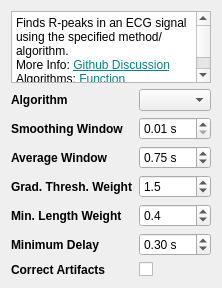
              <widget class="QWidget" name="page_peak_neurokit2">
               <layout class="QFormLayout" name="formLayout_6">
                <property name="rowWrapPolicy">
                 <enum>QFormLayout::WrapLongRows</enum>
                </property>
                <item row="1" column="0">
                 <widget class="QLabel" name="algorithmLabel">
                  <property name="font">
                   <font>
                    <bold>true</bold>
                   </font>
                  </property>
                  <property name="text">
                   <string>Algorithm</string>
                  </property>
                 </widget>
                </item>
                <item row="1" column="1">
                 <widget class="ComboBox" name="peak_neurokit2_algorithm_used"/>
                </item>
                <item row="2" column="0">
                 <widget class="QLabel" name="smoothingWindowLabel">
                  <property name="font">
                   <font>
                    <bold>true</bold>
                   </font>
                  </property>
                  <property name="text">
                   <string>Smoothing Window</string>
                  </property>
                 </widget>
                </item>
                <item row="2" column="1">
                 <widget class="QDoubleSpinBox" name="peak_neurokit2_smoothwindow">
                  <property name="suffix">
                   <string> s</string>
                  </property>
                  <property name="minimum">
                   <double>0.010000000000000</double>
                  </property>
                  <property name="maximum">
                   <double>10.000000000000000</double>
                  </property>
                  <property name="singleStep">
                   <double>0.010000000000000</double>
                  </property>
                 </widget>
                </item>
                <item row="3" column="0">
                 <widget class="QLabel" name="label_27">
                  <property name="font">
                   <font>
                    <bold>true</bold>
                   </font>
                  </property>
                  <property name="text">
                   <string>Average Window</string>
                  </property>
                 </widget>
                </item>
                <item row="3" column="1">
                 <widget class="QDoubleSpinBox" name="peak_neurokit2_avgwindow">
                  <property name="suffix">
                   <string> s</string>
                  </property>
                  <property name="decimals">
                   <number>2</number>
                  </property>
                  <property name="minimum">
                   <double>0.010000000000000</double>
                  </property>
                  <property name="maximum">
                   <double>10.000000000000000</double>
                  </property>
                  <property name="singleStep">
                   <double>0.010000000000000</double>
                  </property>
                  <property name="value">
                   <double>0.750000000000000</double>
                  </property>
                 </widget>
                </item>
                <item row="4" column="0">
                 <widget class="QLabel" name="label_28">
                  <property name="font">
                   <font>
                    <bold>true</bold>
                   </font>
                  </property>
                  <property name="text">
                   <string>Grad. Thresh. Weight</string>
                  </property>
                 </widget>
                </item>
                <item row="4" column="1">
                 <widget class="QDoubleSpinBox" name="peak_neurokit2_gradthreshweight">
                  <property name="decimals">
                   <number>1</number>
                  </property>
                  <property name="minimum">
                   <double>0.100000000000000</double>
                  </property>
                  <property name="maximum">
                   <double>10.000000000000000</double>
                  </property>
                  <property name="singleStep">
                   <double>0.100000000000000</double>
                  </property>
                  <property name="value">
                   <double>1.500000000000000</double>
                  </property>
                 </widget>
                </item>
                <item row="5" column="0">
                 <widget class="QLabel" name="label_29">
                  <property name="font">
                   <font>
                    <bold>true</bold>
                   </font>
                  </property>
                  <property name="text">
                   <string>Min. Length Weight</string>
                  </property>
                 </widget>
                </item>
                <item row="5" column="1">
                 <widget class="QDoubleSpinBox" name="peak_neurokit2_minlenweight">
                  <property name="decimals">
                   <number>1</number>
                  </property>
                  <property name="minimum">
                   <double>0.100000000000000</double>
                  </property>
                  <property name="maximum">
                   <double>10.000000000000000</double>
                  </property>
                  <property name="singleStep">
                   <double>0.100000000000000</double>
                  </property>
                  <property name="value">
                   <double>0.400000000000000</double>
                  </property>
                 </widget>
                </item>
                <item row="6" column="0">
                 <widget class="QLabel" name="label_30">
                  <property name="font">
                   <font>
                    <bold>true</bold>
                   </font>
                  </property>
                  <property name="text">
                   <string>Minimum Delay</string>
                  </property>
                 </widget>
                </item>
                <item row="6" column="1">
                 <widget class="QDoubleSpinBox" name="peak_neurokit2_mindelay">
                  <property name="suffix">
                   <string> s</string>
                  </property>
                  <property name="minimum">
                   <double>0.010000000000000</double>
                  </property>
                  <property name="maximum">
                   <double>10.000000000000000</double>
                  </property>
                  <property name="singleStep">
                   <double>0.010000000000000</double>
                  </property>
                  <property name="value">
                   <double>0.300000000000000</double>
                  </property>
                 </widget>
                </item>
                <item row="7" column="0">
                 <widget class="QLabel" name="label_31">
                  <property name="font">
                   <font>
                    <bold>true</bold>
                   </font>
                  </property>
                  <property name="text">
                   <string>Correct Artifacts</string>
                  </property>
                 </widget>
                </item>
                <item row="7" column="1">
                 <widget class="QCheckBox" name="peak_neurokit2_correct_artifacts"/>
                </item>
                <item row="0" column="0" colspan="2">
                 <widget class="QTextBrowser" name="peak_neurokit2_info">
                  <property name="sizePolicy">
                   <sizepolicy hsizetype="Expanding" vsizetype="Preferred">
                    <horstretch>0</horstretch>
                    <verstretch>0</verstretch>
                   </sizepolicy>
                  </property>
                  <property name="sizeAdjustPolicy">
                   <enum>QAbstractScrollArea::AdjustToContents</enum>
                  </property>
                  <property name="html">
                   <string>&lt;!DOCTYPE HTML PUBLIC &quot;-//W3C//DTD HTML 4.0//EN&quot; &quot;http://www.w3.org/TR/REC-html40/strict.dtd&quot;&gt;
&lt;html&gt;&lt;head&gt;&lt;meta name=&quot;qrichtext&quot; content=&quot;1&quot; /&gt;&lt;meta charset=&quot;utf-8&quot; /&gt;&lt;style type=&quot;text/css&quot;&gt;
p, li { white-space: pre-wrap; }
hr { height: 1px; border-width: 0; }
li.unchecked::marker { content: &quot;\2610&quot;; }
li.checked::marker { content: &quot;\2612&quot;; }
&lt;/style&gt;&lt;/head&gt;&lt;body style=&quot; font-family:'Segoe UI'; font-size:9pt; font-weight:400; font-style:normal;&quot;&gt;
&lt;p style=&quot; margin-top:0px; margin-bottom:0px; margin-left:0px; margin-right:0px; -qt-block-indent:0; text-indent:0px;&quot;&gt;Finds R-peaks in an ECG signal using the specified method/algorithm.&lt;/p&gt;
&lt;p style=&quot; margin-top:0px; margin-bottom:0px; margin-left:0px; margin-right:0px; -qt-block-indent:0; text-indent:0px;&quot;&gt;More Info: &lt;a href=&quot;https://github.com/neuropsychology/NeuroKit/issues/476&quot;&gt;&lt;span style=&quot; text-decoration: underline; color:#038387;&quot;&gt;Github Discussion&lt;/span&gt;&lt;/a&gt;&lt;/p&gt;
&lt;p style=&quot; margin-top:0px; margin-bottom:0px; margin-left:0px; margin-right:0px; -qt-block-indent:0; text-indent:0px;&quot;&gt;Algorithms: &lt;a href=&quot;https://neuropsychology.github.io/NeuroKit/functions/ecg.html#ecg-peaks&quot;&gt;&lt;span style=&quot; text-decoration: underline; color:#038387;&quot;&gt;Function documentation&lt;/span&gt;&lt;/a&gt;&lt;/p&gt;&lt;/body&gt;&lt;/html&gt;</string>
                  </property>
                 </widget>
                </item>
               </layout>
              </widget>
